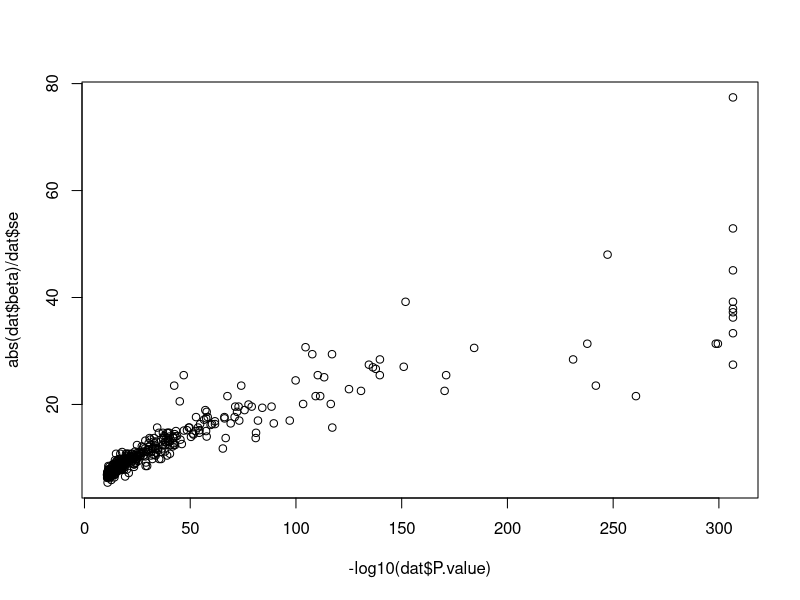
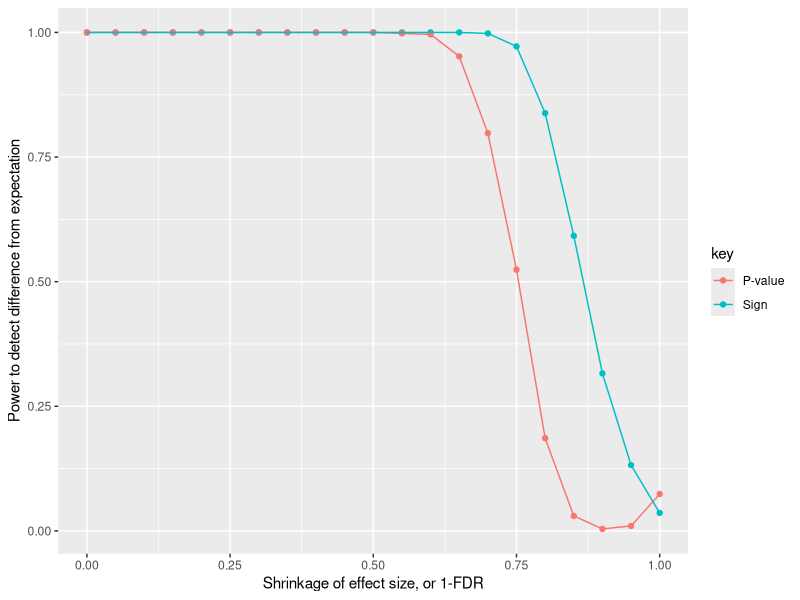

Recreate these plots in R, in order.
## ---- chunk 1
library(here)
library(dplyr)
library(ggplot2)
set.seed(12345)
dat <- read.csv(here("docs/data/Book3.csv"), stringsAsFactors=FALSE, header=TRUE) %>% 
  as_tibble() %>%
  mutate(se = (uci - beta)/1.96)
dat %>% glimpse()
plot(-log10(dat$P.value), abs(dat$beta)/dat$se)
## ---- chunk 2
unrel_vs_sib = function(h2){
  return(1+h2*(1-h2)/(4-h2))
}

unrel_vs_sib_inv = function(h2){
  return((1+h2*(1-h2)/(4-h2))^(-1))
}

unrel_vs_trio = function(h2){
  return(1+h2*(1-h2)/(3-h2*(1+h2/2)))
}

unrel_vs_trio_inv = function(h2){
  return((1+h2*(1-h2)/(3-h2*(1+h2/2)))^(-1))
}

unrel_vs_direct_trio = function(h2){return(0.5/3)}
unrel_vs_direct_sibdiff = function(h2){return((2*(2-h2))^(-1))}
unrel_vs_direct_sibimp = function(h2){return((2+h2/2)/(6*(1-(h2/2)^2)))}
## ---- chunk 3
prop_overlap <- function(b_disc, b_rep, se_disc, se_rep, alpha)
{
  p_sign <- pnorm(-abs(b_disc) / se_disc) * pnorm(-abs(b_disc) / se_rep) + ((1 - pnorm(-abs(b_disc) / se_disc)) * (1 - pnorm(-abs(b_disc) / se_rep)))
  p_sig <- pnorm(-abs(b_disc) / se_rep + qnorm(alpha / 2)) + (1 - pnorm(-abs(b_disc) / se_rep - qnorm(alpha / 2)))
  p_rep <- pnorm(abs(b_rep)/se_rep, lower.tail=FALSE)
  res <- tibble::tibble(
    nsnp=length(b_disc),
    metric=c("Sign", "Sign", "P-value", "P-value"),
    datum=c("Expected", "Observed", "Expected", "Observed"),
    value=c(sum(p_sign, na.rm=TRUE), sum(sign(b_disc) == sign(b_rep)), sum(p_sig, na.rm=TRUE), sum(p_rep < alpha, na.rm=TRUE))
  )
  pdif <- list(
    Sign = binom.test(res$value[2], res$nsnp[1], res$value[1] / res$nsnp[1])$p.value,
    `P-value` = binom.test(res$value[4], res$nsnp[1], res$value[3] / res$nsnp[1])$p.value
  ) %>% as_tibble()
  return(list(res=res, pdif=pdif, variants=dplyr::tibble(sig=p_sig, sign=p_sign)))
}
## ---- chunk 4
expected_se <- function (beta, af, n, vy) 
{
    sqrt(c(vy) - beta^2 * 2 * af * (1 - af))/sqrt(n) * (1/sqrt(2 * 
        af * (1 - af)))
}

expected_vy <- function(beta, af, n, se)
{
  se^2 * 2 * af * (1 - af)*n + beta^2 * 2 * af * (1 - af)
}

# check algebra!
# expected_se(0.2, 0.4, 1000, 10)
# expected_vy(0.2, 0.4, 1000, expected_se(0.2, 0.4, 1000, 10))

simgwas_sib <- function(beta_disc, se_disc, af_disc, n_disc, prop_sibs, h2, alpha, shrinkage)
{
  d <- tibble(
    beta_disc = beta_disc,
    beta_true = beta_disc * shrinkage,
    vy = expected_vy(beta_disc, af_disc, n_disc, se_disc),
    n_rep = n_disc * prop_sibs * unrel_vs_direct_sibimp(h2),
    se_rep = expected_se(beta_disc, af_disc, n_rep, vy),
    beta_rep = rnorm(length(beta_disc), beta_true, se_rep)
  ) 
  d %>%
    {prop_overlap(.$beta_disc, .$beta_rep, se_disc, .$se_rep, alpha)}
}
## ---- chunk 5
params <- expand.grid(sim=1:500, shrinkage=seq(0,1,0.05))
res <- lapply(1:nrow(params), function(i) 
  simgwas_sib(dat$beta, dat$se, dat$Effect.allele.frequency, dat$N, 20000/500000,0.5, 0.05/nrow(dat), params$shrinkage[i])
  ) %>%
  lapply(., function(x) x$pdif) %>% bind_rows() %>% bind_cols(., params)
res

## ---- chunk 6
res %>% 
  group_by(shrinkage) %>%
  summarise(Sign=sum(Sign < 0.05)/n(), `P-value`=sum(`P-value` < 0.05)/n()) %>%
  tidyr::gather(key="key", value="value", c(`Sign`, `P-value`)) %>%
  ggplot(., aes(x=shrinkage, y=value)) +
    geom_point(aes(colour=key)) +
    geom_line(aes(colour=key)) +
    labs(x="Shrinkage of effect size, or 1-FDR", y="Power to detect difference from expectation")
